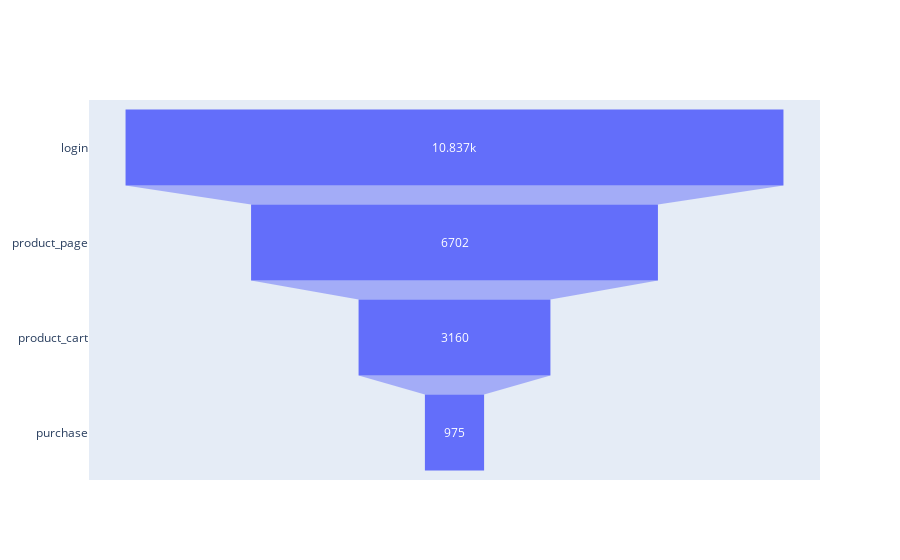

Here is the notebook cell this chart was saved with:
### Code cell
fig = go.Figure(go.Funnel(
    y = embudo['event_name'],
    x = embudo['users_cnt']
    ))
fig.show()

### Figure 1 — Plotly figure (JSON) as saved in the notebook; plotly's stock layout.template omitted (floating-point values rounded to 4 significant figures)
{"data": [{"type": "funnel", "x": [10837, 6702, 3160, 975], "y": ["login", "product_page", "product_cart", "purchase"]}], "layout": {}}
